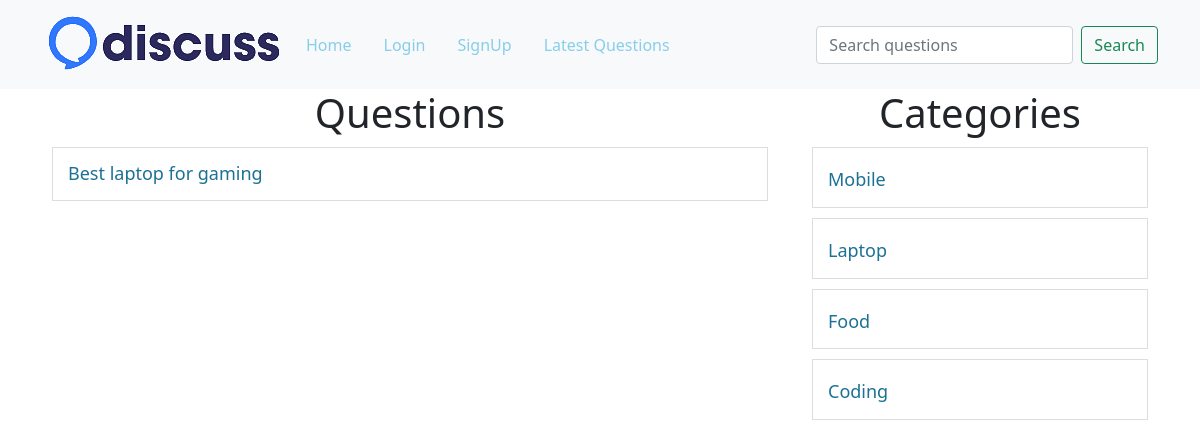
/?c-id=2, run on the app's committed database.
### tables this page shows
CREATE TABLE `questions` (
  `id` int(10) NOT NULL,
  `title` varchar(100) NOT NULL,
  `description` varchar(300) NOT NULL,
  `category_id` int(10) NOT NULL,
  `user_id` int(10) NOT NULL
);

CREATE TABLE `category` (
  `id` int(30) NOT NULL,
  `name` varchar(100) NOT NULL
);

### client/categorylist.php (the view)
<div>
    <h1 class="heading">Categories</h1>
    <?php
    include('./common/db.php');
    $query="select * from category";
$result = $conn->query($query);
foreach($result as $row){
    $name=  ucfirst($row['name']);
    $id= $row['id'];
    echo "<div class='row question-list'>
    <h4><a href='?c-id=$id'>$name</a></h4>
    </div>";
}
    ?>
</div>

### client/questions.php (shortened to what this page needs)
<div class="container">
    <div class="row">
        <div class="col-8">
            <h1 class="heading">Questions</h1>
            <?php
            include("./common/db.php");
            if (isset($_GET["c-id"])) {
                $query = "select * from questions where category_id=$cid";
            } else if (isset($_GET["u-id"])) {
                $query = "select * from questions where user_id=$uid";
            } else if (isset($_GET["latest"])) {
                $query = "select * from questions order by id desc";
            } else if (isset($_GET["search"])) {
                 $query = "select * from questions where title LIKE '%$search%' ";
            }else {
                $query = "select * from questions";
            }
            $result = $conn->query($query);
            foreach ($result as $row) {
                $title = $row['title'];
                $id = $row['id'];
                echo "<div class='row question-list'>
    <h4 class='my-question'><a href='?q-id=$id'>$title</a>";
    echo "</h4></div>";
            }
            ?>
        </div>
        <div class="col-4">
            <?php include('categorylist.php'); ?>
        </div>
    </div>
</div>

### public/style.css (style rules this page uses)
a { color: skyblue !important; }
.heading { text-align: center; }
.question-list { border: 1px solid #ddd; padding: 15px; margin: 10px; }
.question-list h4 { margin: 0; padding: 0; }
.question-list a,.question-title { font-size: 18px; text-decoration: none; color: #1c7194 !important; }
.my-question { display: flex; justify-content: space-between; }

### data on the page
questions: title "Best laptop for gaming"
category: name "Mobile"
category: name "Laptop"
category: name "Food"
category: name "Coding"
